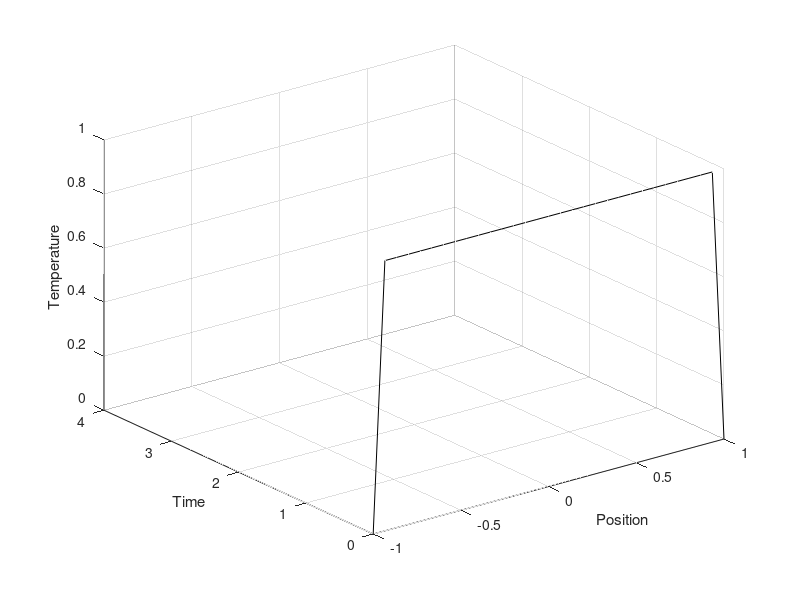

This figure's MATLAB source:
clc; clearvars; close all; format compact

% Constants
N = 30; % just picking a value atp
h = 2/N;
alpha = .9; % just picking a value atp
k = h^2 / 2*alpha;
k = 15*k; % proves that k can exceed h^2/2*alpha
nu = alpha*k/h^2;

% Define x axis
i = 0:N;
x = -1 + i*h;

% Define t axis
j = 0:4*N;
t = j*k;

% Define original heat distribution
u = ones(numel(j), numel(i)); % making fake heat distribution
u(1, 1) = 0; % initial condition
u(1, end) = 0; % initial condition

% vertical dimension is time and horizontal is position

% now, theres a matrix where each column is a temp at a position x, and
% each row represents a time step at each position

% Create the A matrix in the textbook
A = spdiags([-nu, 1+2*nu, -nu], -1:1, N+1, N+1);
A = full(A);

% go through all the rows and do the forward euler
for a = 1:numel(j)-1
    u_cur = u(a, :);
    u_next = inv(A) * u_cur';
    u(a+1, :) = u_next';
end

[X, T] = meshgrid(x, t);
figure()
surf(X, T, u);
xlabel('Position')
ylabel('Time')
zlabel('Temperature')
